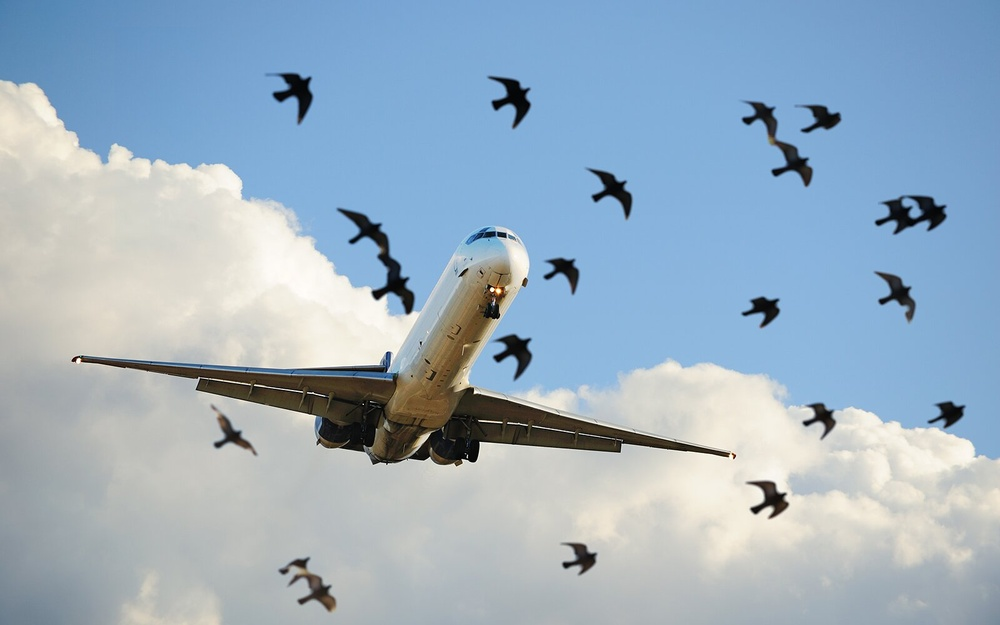
#> input picture image.jpg, 1000 x 625 px, shrunk from 1600 x 1000 before the run
$ jupyter execute --allow-errors Detectron2.ipynb   (shell and % lines are left out)
#> lines starting #> are read from the running program, lines starting #| are printed output that depends on the picture; after the words box and inside, x2 and y2 are one past the last pixel; in counts of white or black regions, pixels touching at a corner belong together
# **Installing the required Dependencies**

[cell 1]
# (add --user if you don't have permission)

#run 1st then click on restart runtime and then run this cell again

[cell 2]
# install dependencies:
import torch, torchvision
print(torch.__version__, torch.cuda.is_available())
#> (this line was passed over: torch is not available in this run)
# opencv is pre-installed on colab

# install detectron2: (colab has CUDA 10.1 + torch 1.6):
#Detectron2 is Facebook AI Research's next generation library that provides state-of-the-art detection and segmentation algorithms.
# See https://detectron2.readthedocs.io/tutorials/install.html for instructions

# **Importing the Libraries**

[cell 3]
# Some basic setup:
# Setup detectron2 logger
import detectron2
from detectron2.utils.logger import setup_logger
setup_logger()
#> (this line was passed over: detectron2 is not available in this run)
#> the answer given: image.jpg


# import some common libraries


import numpy as np
import os, json, cv2, random
from google.colab.patches import cv2_imshow


# import some common detectron2 utilities


from detectron2 import model_zoo
from detectron2.engine import DefaultPredictor
from detectron2.config import get_cfg
from detectron2.utils.visualizer import Visualizer
from detectron2.data import MetadataCatalog, DatasetCatalog

[cell 4]
import cv2
import numpy as np
from google.colab.patches import cv2_imshow
from google.colab import files

# **Detecting and Labelling an image**

# **Uploading an image**

[cell 5]
def read_file(filename):
#> called with filename = 'image.jpg'
  img = cv2.imread(filename)
#> img is the input picture: shape (625, 1000, 3); mean B, G, R 192.6, 176.1, 155.9
  cv2_imshow(img)
  return img

[cell 6]
uploaded = files.upload()
filename = next(iter(uploaded))
#The next() function returns the next item in an iterator.
#You can add a default return value, to return if the iterable has reached to its end.

img = read_file(filename)

# **Detecting & Labelling of the image**

[cell 7]
#getting Image from COCO dataset
#instead of uploading the image we can also use this command
#!wget http://images.cocodataset.org/val2017/000000439715.jpg -q -O input.jpg
im = img
cv2_imshow(im)

#Creating a detectron2 config and a detectron2 `DefaultPredictor` to run inference on this image.
#> (the rest of this cell did not finish here and is left out)

# **Cartooning the image**

# **Edge Masking**

[cell 8]
def edge_mask(img, line_size, blur_value):
#> called with line_size = 7, blur_value = 7
  gray = cv2.cvtColor(img, cv2.COLOR_BGR2GRAY)
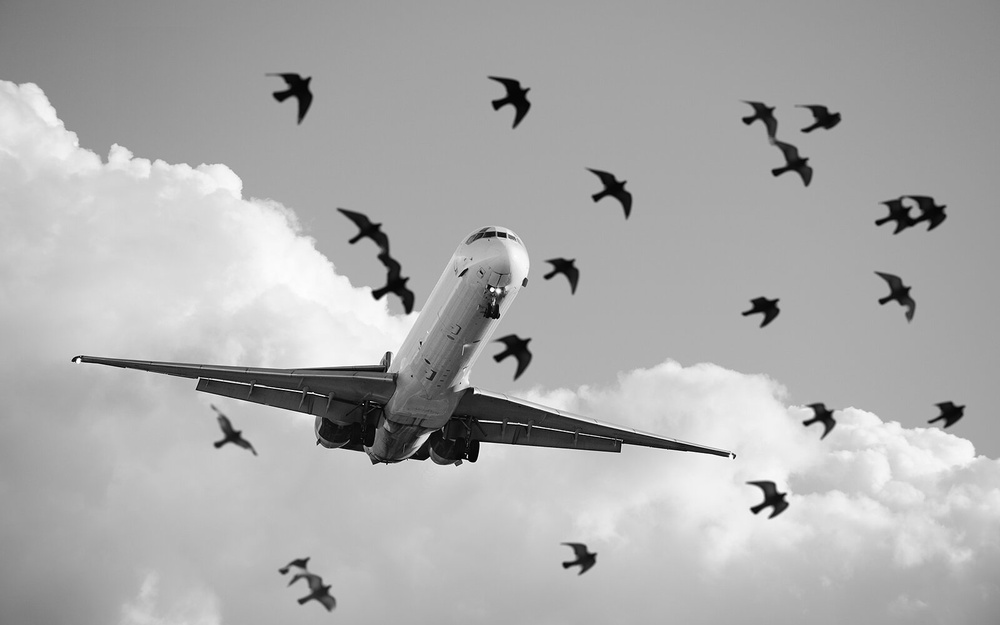
#> gray: shape (625, 1000); min 0, max 255, mean 171.9
  gray_blur = cv2.medianBlur(gray, blur_value)
  edges = cv2.adaptiveThreshold(gray_blur, 255, cv2.ADAPTIVE_THRESH_MEAN_C, cv2.THRESH_BINARY, line_size, blur_value)
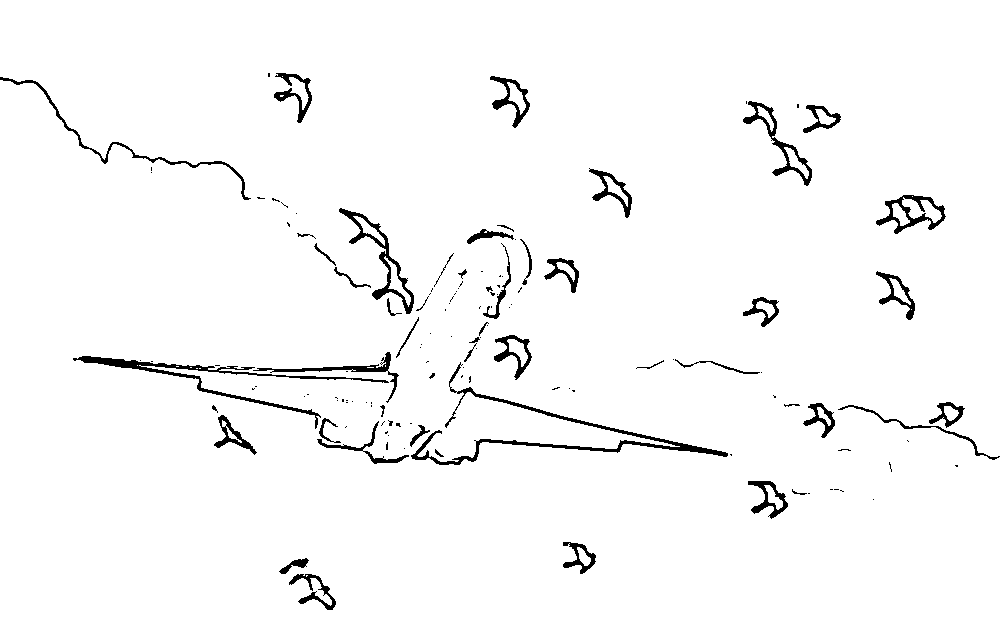
#> edges: shape (625, 1000); 97.1% white; 134 black regions (85 under 20 px), largest, box (x1, y1, x2, y2) and area: (411, 362, 728, 465) 2285, (73, 356, 389, 429) 1821, (339, 208, 414, 314) 1137
  return edges

[cell 9]
line_size = 7
blur_value = 7

edges = edge_mask(img, line_size, blur_value)
cv2_imshow(edges)

# **REDUCING COLOUR PALETTE**

**Colour Quantization**

[cell 10]
def color_quantization(img, k):
# Transform the image
#> called with k = 9
  data = np.float32(img).reshape((-1, 3))

# Determine criteria
  criteria = (cv2.TERM_CRITERIA_EPS + cv2.TERM_CRITERIA_MAX_ITER, 20, 0.001)

# Implementing K-Means
  ret, label, center = cv2.kmeans(data, k, None, criteria, 10, cv2.KMEANS_RANDOM_CENTERS)
#> ret = 137407203.1; center = [[219.3, 231.2, 235.7], [185.6, 184.4, 178.8], [44.52, 59.97, 70.9], [162.1, 157.1, 148.6], [198.4, 205.1, 205.5], [198.1, 154.9, 111.8], [104.1, 109.2, 108], [22.93, 24.57, 24.87], [216.5, 175.4, 132.3]]
  center = np.uint8(center)
#> center = [[219, 231, 235], [185, 184, 178], [44, 59, 70], [162, 157, 148], [198, 205, 205], [198, 154, 111], [104, 109, 108], [22, 24, 24], [216, 175, 132]]
  result = center[label.flatten()]
  result = result.reshape(img.shape)
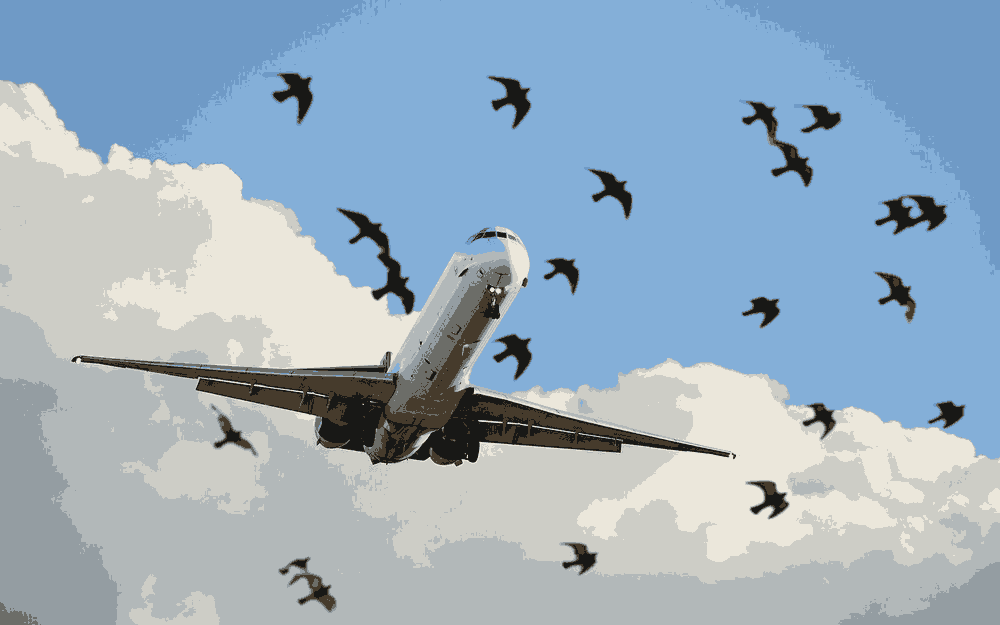
#> result: shape (625, 1000, 3); mean B, G, R 192.2, 175.7, 155.4
  return result

[cell 11]
total_color = 9

img = color_quantization(img, total_color)
cv2_imshow(img)

# **Bilateral Filtering**

[cell 12]
blurred = cv2.bilateralFilter(img, d=7, sigmaColor=200,sigmaSpace=200)
cv2_imshow(blurred)

# **COMBINING EDGE MASK WITH THE COLORED IMAGE**

**Adding Cartoon Effect**

[cell 13]
cartoon = cv2.bitwise_and(blurred, blurred, mask=edges)
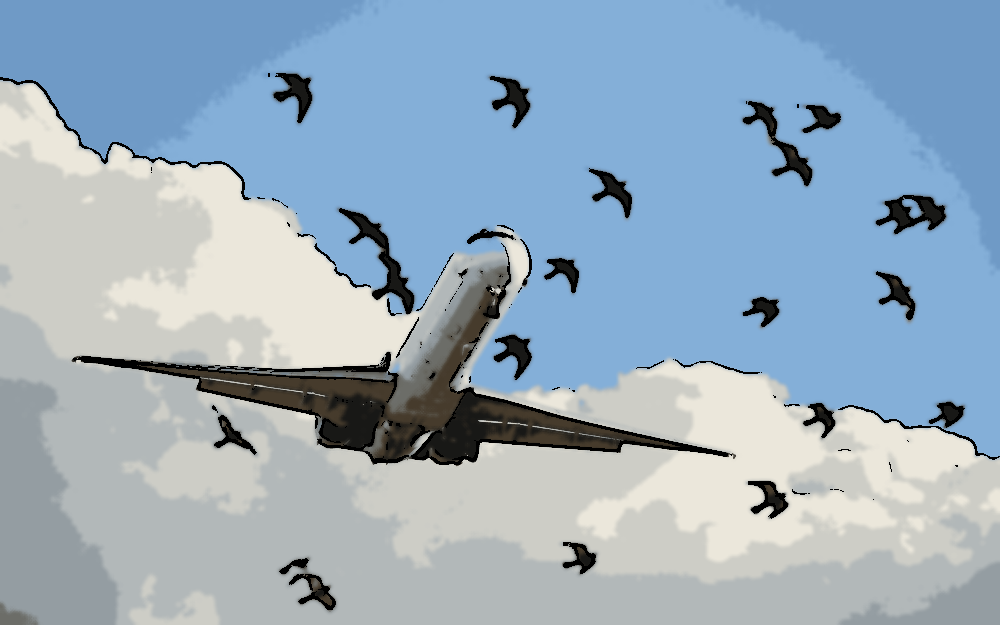
#> cartoon: shape (625, 1000, 3); mean B, G, R 190.2, 173.6, 153.4
cv2_imshow(cartoon)

**Filtering the Image:**

Applying Various filters to the image such as Guassian , sharpen and mean filters.

[cell 14]
gaussianBlurKernel = np.array(([[1, 2, 1], [2, 4, 2], [1, 2, 1]]), np.float32)/9
sharpenKernel = np.array(([[0, -1, 0], [-1, 9, -1], [0, -1, 0]]), np.float32)/9
meanBlurKernel = np.ones((3, 3), np.float32)/9

gaussianBlur = cv2.filter2D(src=img, kernel=gaussianBlurKernel, ddepth=-1)
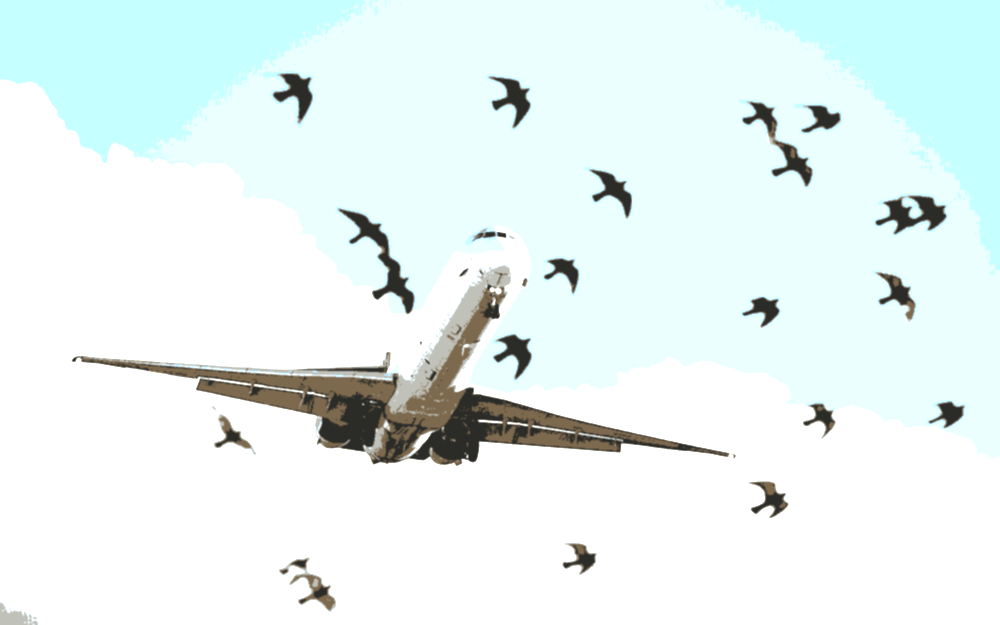
#> gaussianBlur: shape (625, 1000, 3); mean B, G, R 243.3, 244.1, 231.4
meanBlur = cv2.filter2D(src=img, kernel=meanBlurKernel, ddepth=-1)
sharpen = cv2.filter2D(src=img, kernel=sharpenKernel, ddepth=-1)
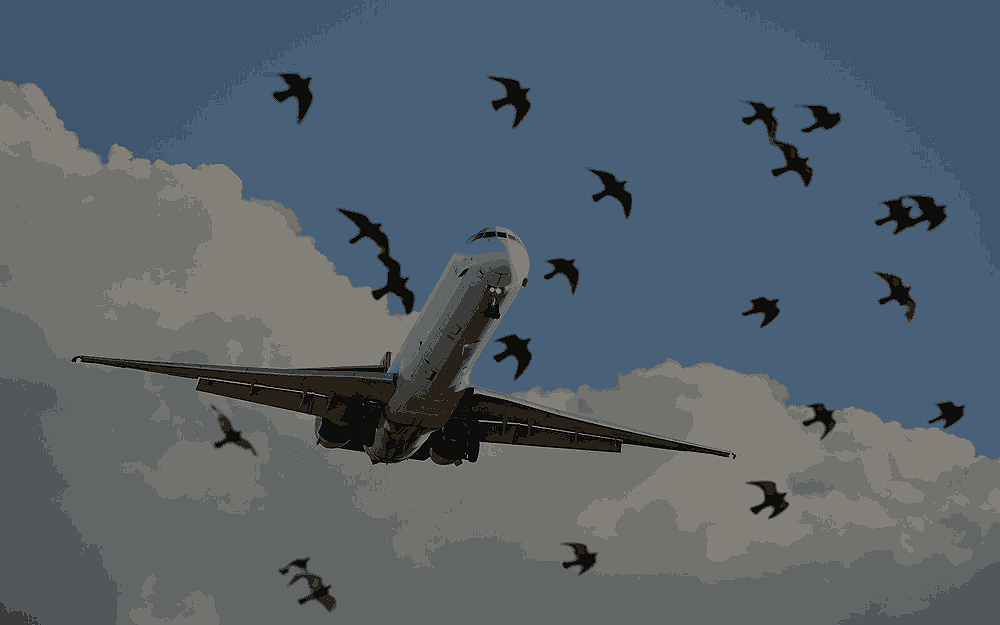
#> sharpen: shape (625, 1000, 3); mean B, G, R 106.9, 97.6, 86.3

horizontalStack = np.concatenate((img, gaussianBlur, meanBlur, sharpen), axis=1)
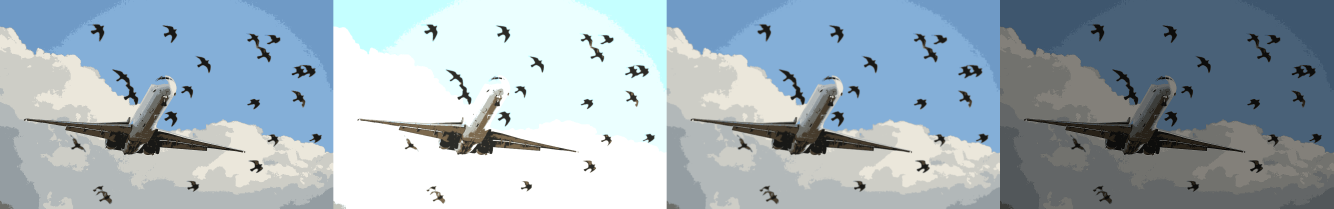
#> horizontalStack: shape (625, 4000, 3) (shown at 1/3 size); mean B, G, R 183.6, 173.3, 157.1

cv2.imwrite("Output.jpg", horizontalStack)

cv2_imshow( horizontalStack)
